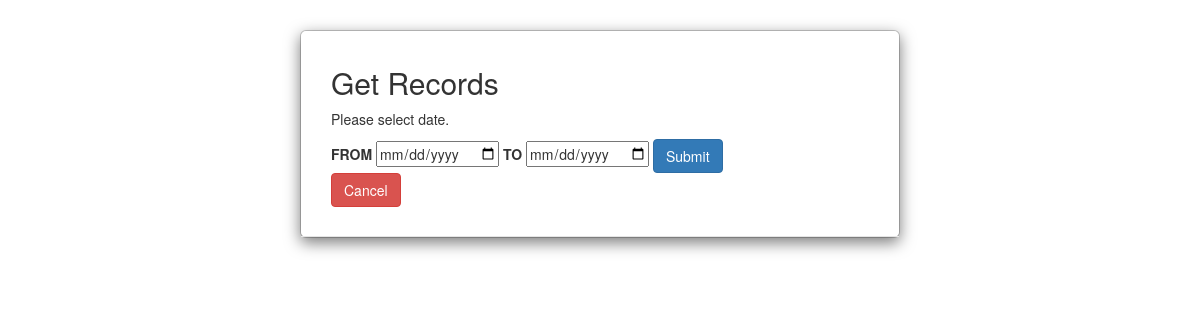
/date.php, run on an earlier commit of the app's database.
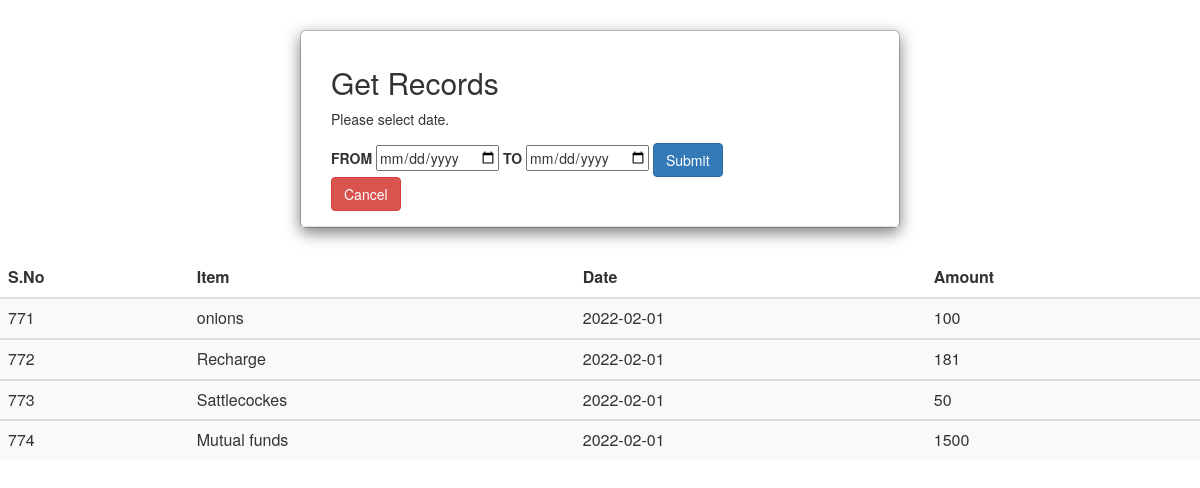
And on a later commit of the database.
### tables this page shows
CREATE TABLE `employees` (
  `id` int(11) NOT NULL AUTO_INCREMENT,
  `uname` varchar(50) NOT NULL,
  `name` varchar(100) NOT NULL,
  `date` varchar(255) NOT NULL,
  `amount` int(10) NOT NULL,
  `file_path` varchar(500) NOT NULL,
  PRIMARY KEY (`id`)
);

### date.php (the view, shortened to what this page needs)
<?php
require_once "config.php";
$new_date = date('Y-m-d');
$sql = mysqli_query($link,"SELECT * from employees WHERE date >= '$new_date' AND date <= '$new_date';");
       if(mysqli_num_rows($sql) > 0){
        echo "<table color: #070708 class='table table-striped'>";
                 echo "<thead>";
                echo "<tr>";
                    echo "<th>S.No</th>";
                    echo "<th>Item</th>";
                    echo "<th>Date</th>";
                    echo "<th>Amount</th>";
                echo "</tr>";
            echo "</thead>";}
            echo "<tbody>";
            while($row = mysqli_fetch_array($sql)){
                    echo "<tr>";
                    echo "<td>" . $row['id'] . "</td>";
                    echo "<td>" . $row['name'] . "</td>";
                    echo "<td>" . $row['date'] . "</td>";
                    echo "<td>" . $row['amount'] . "</td>";
             echo "</tbody>";
            }
?>
<!DOCTYPE html>
<html lang="en">
<head>
    <link rel="stylesheet" href="https://maxcdn.bootstrapcdn.com/bootstrap/3.3.7/css/bootstrap.css">
</head>
<body>
<div class="modal-dialog">
            <div class="modal-content">
                <div class="modal-header">
                    <div class="col-md-10">
                        <div class="col-md-16">
                            <h2>Get Records</h2>
                        </div>
                            <p>Please select date.</p>
                        <form action="<?php echo htmlspecialchars($_SERVER["PHP_SELF"]); ?>" method="post">
                            <label>FROM</label>
                            <input type="date" name="date">
                            <label>TO</label>
                            <input type="date" name="date">
                            <input type="submit" class="btn btn-primary" value="Submit">
                            <a href="welcome.php" class="btn btn-danger">Cancel</a>
                        </form>
                    </div>
                </div><div class="col-lg-15"></div>
            </div>
        </div>
</body>
</html>

What changed in the data, as far as the page shows it:
added employees: id "771", name "onions", date "2022-02-01", amount "100"
added employees: id "772", name "Recharge", date "2022-02-01", amount "181"
added employees: id "773", name "Sattlecockes", date "2022-02-01", amount "50"
added employees: id "774", name "Mutual funds", date "2022-02-01", amount "1500"
Also different on the page:
text now shown: "S.No Item Date Amount"
